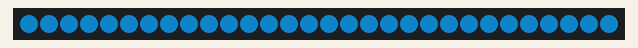
The program below on a simulated CircuitPython board. On the bench: 30 RGB LEDs in strip order, left to right. Dim RGB values are drawn brighter than linear; random numbers come from a fixed seed.

Above: at 0.1 s.
At 126.32 s:
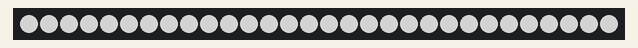

The program:

Lightning.py
```python
import board
import random
import time
from neopixel import NeoPixel

np = NeoPixel(board.D2, 30, auto_write=False, brightness=0.5)
red = [255, 0, 0]
orange = [255, 136, 0]
yellow = [255, 242, 0]
green = [36, 179, 0]
blue = [15, 139, 212]
purple = [162, 45, 224]
pink = [247, 126, 169]
white = [255, 255, 255]

colors = [red, orange, yellow, green, blue, purple, white]


def sparkle (background, foreground, delay, number):
    np.fill(background)
    np.show()
    for i in range(number):
        num = random.randint(0, 29)
        np[num] = foreground
        np.show()
        time.sleep(delay)

def chase():
    count = 0
    for i in range(np.n):
        np.fill(green)
        for i in range(np.n):
            if (i + count) % 3 == 0:
                np[i] = (0, 0, 0)
        time.sleep(0.1)
        np.show()
        count = (count + 1) % 3

def lightning(color):
    np.fill((color))
    np.show()
    time.sleep(3)
    for i in range(5):
        sleep = random.randint(1,4) / 50
        np.fill((white))
        np.show()
        time.sleep(sleep)
        np.fill((blue))
        np.show()
        time.sleep(sleep)

while True:
    lightning(blue)
```
